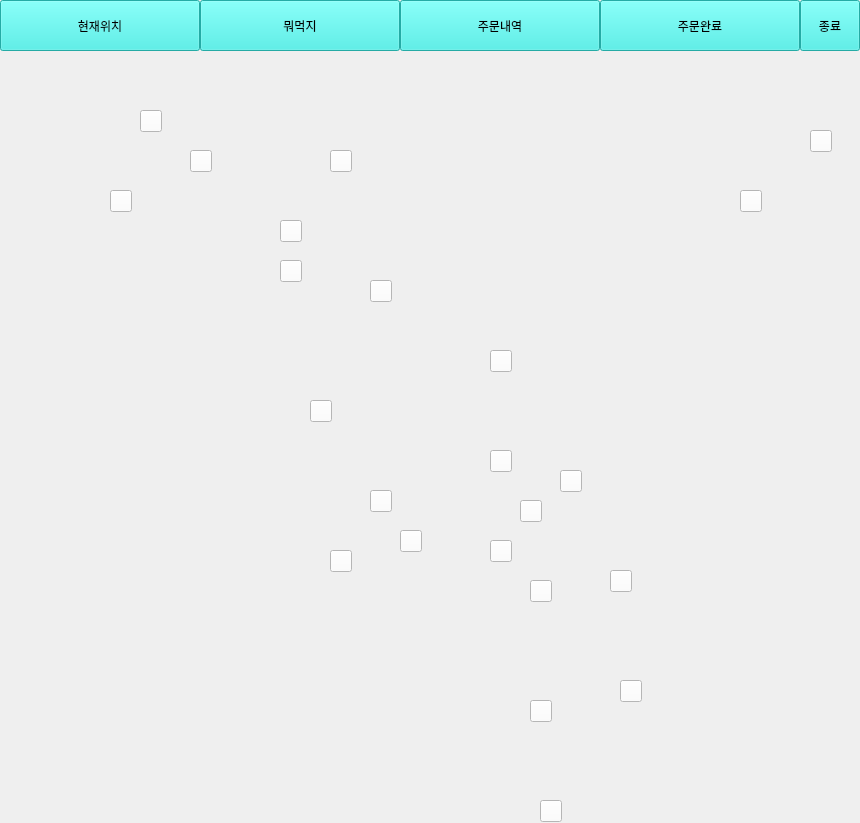
<?xml version="1.0" encoding="UTF-8"?>
<ui version="4.0">
 <class>Form</class>
 <widget class="QWidget" name="Form">
  <property name="geometry">
   <rect>
    <x>0</x>
    <y>0</y>
    <width>860</width>
    <height>823</height>
   </rect>
  </property>
  <property name="windowTitle">
   <string>Form</string>
  </property>
  <widget class="QPushButton" name="btn_res">
   <property name="geometry">
    <rect>
     <x>200</x>
     <y>0</y>
     <width>200</width>
     <height>51</height>
    </rect>
   </property>
   <property name="styleSheet">
    <string notr="true">background-color: rgb(52, 240, 231);
font: 15pt &quot;배달의민족 한나체 Pro&quot;;
</string>
   </property>
   <property name="text">
    <string>뭐먹지</string>
   </property>
  </widget>
  <widget class="QPushButton" name="btn_location">
   <property name="geometry">
    <rect>
     <x>0</x>
     <y>0</y>
     <width>200</width>
     <height>51</height>
    </rect>
   </property>
   <property name="styleSheet">
    <string notr="true">
background-color: rgb(52, 240, 231);
font: 15pt &quot;배달의민족 한나체 Pro&quot;;
</string>
   </property>
   <property name="text">
    <string>현재위치</string>
   </property>
  </widget>
  <widget class="QPushButton" name="btn_order">
   <property name="geometry">
    <rect>
     <x>400</x>
     <y>0</y>
     <width>200</width>
     <height>51</height>
    </rect>
   </property>
   <property name="styleSheet">
    <string notr="true">background-color: rgb(52, 240, 231);
font: 15pt &quot;배달의민족 한나체 Pro&quot;;
</string>
   </property>
   <property name="text">
    <string>주문내역</string>
   </property>
  </widget>
  <widget class="QPushButton" name="btn_complete">
   <property name="geometry">
    <rect>
     <x>600</x>
     <y>0</y>
     <width>200</width>
     <height>51</height>
    </rect>
   </property>
   <property name="styleSheet">
    <string notr="true">background-color: rgb(52, 240, 231);
font: 15pt &quot;배달의민족 한나체 Pro&quot;;
</string>
   </property>
   <property name="text">
    <string>주문완료</string>
   </property>
  </widget>
  <widget class="QLabel" name="label">
   <property name="geometry">
    <rect>
     <x>0</x>
     <y>50</y>
     <width>881</width>
     <height>771</height>
    </rect>
   </property>
   <property name="text">
    <string/>
   </property>
   <property name="pixmap">
    <pixmap>map.png</pixmap>
   </property>
  </widget>
  <widget class="QPushButton" name="pushButton">
   <property name="geometry">
    <rect>
     <x>110</x>
     <y>190</y>
     <width>22</width>
     <height>22</height>
    </rect>
   </property>
   <property name="styleSheet">
    <string notr="true">background-color: rgb(0, 0, 0);
background-color: rgb(255, 255, 255);</string>
   </property>
   <property name="text">
    <string/>
   </property>
  </widget>
  <widget class="QPushButton" name="pushButton_2">
   <property name="geometry">
    <rect>
     <x>140</x>
     <y>110</y>
     <width>22</width>
     <height>22</height>
    </rect>
   </property>
   <property name="styleSheet">
    <string notr="true">background-color: rgb(0, 0, 0);
background-color: rgb(255, 255, 255);</string>
   </property>
   <property name="text">
    <string/>
   </property>
  </widget>
  <widget class="QPushButton" name="pushButton_3">
   <property name="geometry">
    <rect>
     <x>190</x>
     <y>150</y>
     <width>22</width>
     <height>22</height>
    </rect>
   </property>
   <property name="styleSheet">
    <string notr="true">background-color: rgb(0, 0, 0);
background-color: rgb(255, 255, 255);</string>
   </property>
   <property name="text">
    <string/>
   </property>
  </widget>
  <widget class="QPushButton" name="pushButton_4">
   <property name="geometry">
    <rect>
     <x>280</x>
     <y>220</y>
     <width>22</width>
     <height>22</height>
    </rect>
   </property>
   <property name="styleSheet">
    <string notr="true">background-color: rgb(0, 0, 0);
background-color: rgb(255, 255, 255);</string>
   </property>
   <property name="text">
    <string/>
   </property>
  </widget>
  <widget class="QPushButton" name="pushButton_5">
   <property name="geometry">
    <rect>
     <x>280</x>
     <y>260</y>
     <width>22</width>
     <height>22</height>
    </rect>
   </property>
   <property name="styleSheet">
    <string notr="true">background-color: rgb(0, 0, 0);
background-color: rgb(255, 255, 255);</string>
   </property>
   <property name="text">
    <string/>
   </property>
  </widget>
  <widget class="QPushButton" name="pushButton_6">
   <property name="geometry">
    <rect>
     <x>310</x>
     <y>400</y>
     <width>22</width>
     <height>22</height>
    </rect>
   </property>
   <property name="styleSheet">
    <string notr="true">background-color: rgb(0, 0, 0);
background-color: rgb(255, 255, 255);</string>
   </property>
   <property name="text">
    <string/>
   </property>
  </widget>
  <widget class="QPushButton" name="pushButton_7">
   <property name="geometry">
    <rect>
     <x>370</x>
     <y>280</y>
     <width>22</width>
     <height>22</height>
    </rect>
   </property>
   <property name="styleSheet">
    <string notr="true">background-color: rgb(0, 0, 0);
background-color: rgb(255, 255, 255);</string>
   </property>
   <property name="text">
    <string/>
   </property>
  </widget>
  <widget class="QPushButton" name="pushButton_8">
   <property name="geometry">
    <rect>
     <x>330</x>
     <y>150</y>
     <width>22</width>
     <height>22</height>
    </rect>
   </property>
   <property name="styleSheet">
    <string notr="true">background-color: rgb(0, 0, 0);
background-color: rgb(255, 255, 255);</string>
   </property>
   <property name="text">
    <string/>
   </property>
  </widget>
  <widget class="QPushButton" name="pushButton_9">
   <property name="geometry">
    <rect>
     <x>490</x>
     <y>350</y>
     <width>22</width>
     <height>22</height>
    </rect>
   </property>
   <property name="styleSheet">
    <string notr="true">background-color: rgb(0, 0, 0);
background-color: rgb(255, 255, 255);</string>
   </property>
   <property name="text">
    <string/>
   </property>
  </widget>
  <widget class="QPushButton" name="pushButton_10">
   <property name="geometry">
    <rect>
     <x>370</x>
     <y>490</y>
     <width>22</width>
     <height>22</height>
    </rect>
   </property>
   <property name="styleSheet">
    <string notr="true">background-color: rgb(0, 0, 0);
background-color: rgb(255, 255, 255);</string>
   </property>
   <property name="text">
    <string/>
   </property>
  </widget>
  <widget class="QPushButton" name="pushButton_11">
   <property name="geometry">
    <rect>
     <x>330</x>
     <y>550</y>
     <width>22</width>
     <height>22</height>
    </rect>
   </property>
   <property name="styleSheet">
    <string notr="true">background-color: rgb(0, 0, 0);
background-color: rgb(255, 255, 255);</string>
   </property>
   <property name="text">
    <string/>
   </property>
  </widget>
  <widget class="QPushButton" name="pushButton_12">
   <property name="geometry">
    <rect>
     <x>400</x>
     <y>530</y>
     <width>22</width>
     <height>22</height>
    </rect>
   </property>
   <property name="styleSheet">
    <string notr="true">background-color: rgb(0, 0, 0);
background-color: rgb(255, 255, 255);</string>
   </property>
   <property name="text">
    <string/>
   </property>
  </widget>
  <widget class="QPushButton" name="pushButton_13">
   <property name="geometry">
    <rect>
     <x>490</x>
     <y>540</y>
     <width>22</width>
     <height>22</height>
    </rect>
   </property>
   <property name="styleSheet">
    <string notr="true">background-color: rgb(0, 0, 0);
background-color: rgb(255, 255, 255);</string>
   </property>
   <property name="text">
    <string/>
   </property>
  </widget>
  <widget class="QPushButton" name="pushButton_14">
   <property name="geometry">
    <rect>
     <x>560</x>
     <y>470</y>
     <width>22</width>
     <height>22</height>
    </rect>
   </property>
   <property name="styleSheet">
    <string notr="true">background-color: rgb(0, 0, 0);
background-color: rgb(255, 255, 255);</string>
   </property>
   <property name="text">
    <string/>
   </property>
  </widget>
  <widget class="QPushButton" name="pushButton_15">
   <property name="geometry">
    <rect>
     <x>490</x>
     <y>450</y>
     <width>22</width>
     <height>22</height>
    </rect>
   </property>
   <property name="styleSheet">
    <string notr="true">background-color: rgb(0, 0, 0);
background-color: rgb(255, 255, 255);</string>
   </property>
   <property name="text">
    <string/>
   </property>
  </widget>
  <widget class="QPushButton" name="pushButton_16">
   <property name="geometry">
    <rect>
     <x>520</x>
     <y>500</y>
     <width>22</width>
     <height>22</height>
    </rect>
   </property>
   <property name="styleSheet">
    <string notr="true">background-color: rgb(0, 0, 0);
background-color: rgb(255, 255, 255);</string>
   </property>
   <property name="text">
    <string/>
   </property>
  </widget>
  <widget class="QPushButton" name="pushButton_17">
   <property name="geometry">
    <rect>
     <x>530</x>
     <y>580</y>
     <width>22</width>
     <height>22</height>
    </rect>
   </property>
   <property name="styleSheet">
    <string notr="true">background-color: rgb(0, 0, 0);
background-color: rgb(255, 255, 255);</string>
   </property>
   <property name="text">
    <string/>
   </property>
  </widget>
  <widget class="QPushButton" name="pushButton_18">
   <property name="geometry">
    <rect>
     <x>610</x>
     <y>570</y>
     <width>22</width>
     <height>22</height>
    </rect>
   </property>
   <property name="styleSheet">
    <string notr="true">background-color: rgb(0, 0, 0);
background-color: rgb(255, 255, 255);</string>
   </property>
   <property name="text">
    <string/>
   </property>
  </widget>
  <widget class="QPushButton" name="pushButton_19">
   <property name="geometry">
    <rect>
     <x>530</x>
     <y>700</y>
     <width>22</width>
     <height>22</height>
    </rect>
   </property>
   <property name="styleSheet">
    <string notr="true">background-color: rgb(0, 0, 0);
background-color: rgb(255, 255, 255);</string>
   </property>
   <property name="text">
    <string/>
   </property>
  </widget>
  <widget class="QPushButton" name="pushButton_20">
   <property name="geometry">
    <rect>
     <x>620</x>
     <y>680</y>
     <width>22</width>
     <height>22</height>
    </rect>
   </property>
   <property name="styleSheet">
    <string notr="true">background-color: rgb(0, 0, 0);
background-color: rgb(255, 255, 255);</string>
   </property>
   <property name="text">
    <string/>
   </property>
  </widget>
  <widget class="QPushButton" name="pushButton_21">
   <property name="geometry">
    <rect>
     <x>540</x>
     <y>800</y>
     <width>22</width>
     <height>22</height>
    </rect>
   </property>
   <property name="styleSheet">
    <string notr="true">background-color: rgb(0, 0, 0);
background-color: rgb(255, 255, 255);</string>
   </property>
   <property name="text">
    <string/>
   </property>
  </widget>
  <widget class="QPushButton" name="pushButton_22">
   <property name="geometry">
    <rect>
     <x>810</x>
     <y>130</y>
     <width>22</width>
     <height>22</height>
    </rect>
   </property>
   <property name="styleSheet">
    <string notr="true">background-color: rgb(0, 0, 0);
background-color: rgb(255, 255, 255);</string>
   </property>
   <property name="text">
    <string/>
   </property>
  </widget>
  <widget class="QPushButton" name="pushButton_23">
   <property name="geometry">
    <rect>
     <x>740</x>
     <y>190</y>
     <width>22</width>
     <height>22</height>
    </rect>
   </property>
   <property name="styleSheet">
    <string notr="true">background-color: rgb(0, 0, 0);
background-color: rgb(255, 255, 255);</string>
   </property>
   <property name="text">
    <string/>
   </property>
  </widget>
  <widget class="QPushButton" name="btn_quit">
   <property name="geometry">
    <rect>
     <x>800</x>
     <y>0</y>
     <width>60</width>
     <height>51</height>
    </rect>
   </property>
   <property name="styleSheet">
    <string notr="true">background-color: rgb(52, 240, 231);
font: 15pt &quot;배달의민족 한나체 Pro&quot;;
</string>
   </property>
   <property name="text">
    <string>종료</string>
   </property>
  </widget>
  <zorder>label</zorder>
  <zorder>btn_res</zorder>
  <zorder>btn_location</zorder>
  <zorder>btn_order</zorder>
  <zorder>btn_complete</zorder>
  <zorder>pushButton</zorder>
  <zorder>pushButton_2</zorder>
  <zorder>pushButton_3</zorder>
  <zorder>pushButton_4</zorder>
  <zorder>pushButton_5</zorder>
  <zorder>pushButton_6</zorder>
  <zorder>pushButton_7</zorder>
  <zorder>pushButton_8</zorder>
  <zorder>pushButton_9</zorder>
  <zorder>pushButton_10</zorder>
  <zorder>pushButton_11</zorder>
  <zorder>pushButton_12</zorder>
  <zorder>pushButton_13</zorder>
  <zorder>pushButton_14</zorder>
  <zorder>pushButton_15</zorder>
  <zorder>pushButton_16</zorder>
  <zorder>pushButton_17</zorder>
  <zorder>pushButton_18</zorder>
  <zorder>pushButton_19</zorder>
  <zorder>pushButton_20</zorder>
  <zorder>pushButton_21</zorder>
  <zorder>pushButton_22</zorder>
  <zorder>pushButton_23</zorder>
  <zorder>btn_quit</zorder>
 </widget>
 <resources/>
 <connections/>
</ui>
